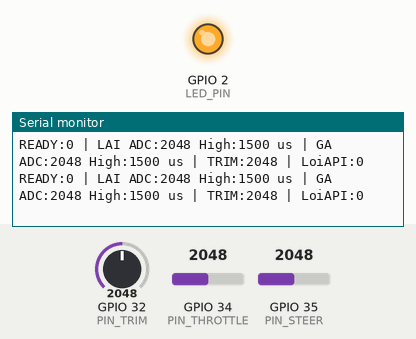
This sketch was run on a simulated ESP32. Shown: output pins drawn as LEDs (lit = HIGH), the last lines printed to the serial monitor. Inputs (shaded band) come from the test bench; at power-on: GPIO 32 (PIN_TRIM) = 2048, GPIO 35 (PIN_STEER) = 2048, GPIO 34 (PIN_THROTTLE) = 2048 (analog values on the 0–4095 scale).

Above: at 4.7 s.
4.8 s: GPIO 32 (PIN_TRIM) set to 1071
At 4.82 s:
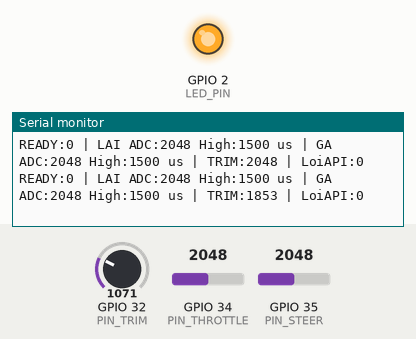
6.3 s: GPIO 32 (PIN_TRIM) set to 954
At 6.42 s:
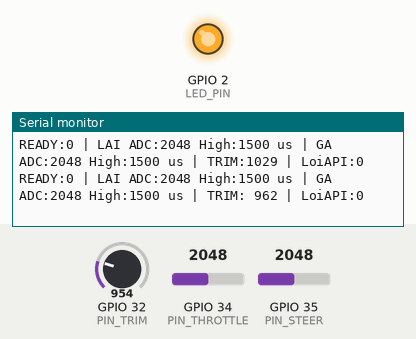
11.0 s: GPIO 35 (PIN_STEER) set to 1055
At 11.12 s:
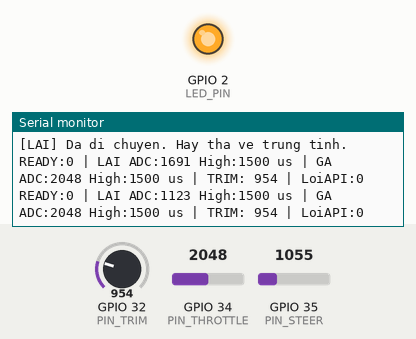
12.5 s: GPIO 35 (PIN_STEER) set to 963
At 12.62 s:
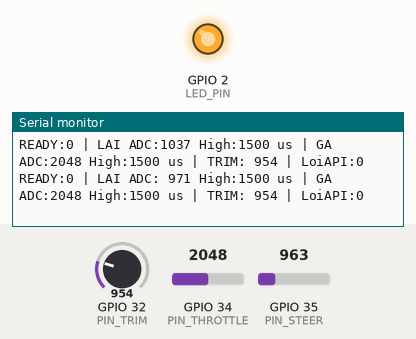
Timing chart, 0 to 15.2 s (numbered marks = the images above; inputs shaded):
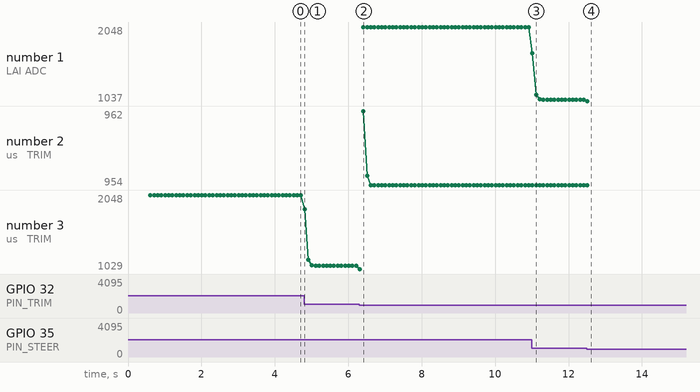

The sketch:

TXTest.ino
```cpp
#include <Arduino.h>
#include <WiFi.h>
#include <esp_now.h>
#include <esp_wifi.h>
#include <math.h>
#include <string.h>

// ================= PHAN CUNG =================
const uint8_t PIN_STEER = 35;
const uint8_t PIN_THROTTLE = 34;
const uint8_t PIN_TRIM = 32;

const uint8_t LED_PIN = 2;
const uint8_t LED_ON_LEVEL = HIGH;

// ================= ESP-NOW ===================
const uint8_t WIFI_CHANNEL = 1;

const uint8_t BROADCAST_MAC[6] = {
  0xFF, 0xFF, 0xFF, 0xFF, 0xFF, 0xFF
};

const uint32_t PACKET_MAGIC = 0x52435431;
const uint8_t PACKET_VERSION = 1;

// PHAI GIONG HET BEN RX.
struct ControlPacket {
  uint32_t magic;
  uint32_t packetId;

  uint8_t version;
  uint8_t ready;
  uint8_t steerState;
  uint8_t throttleState;

  uint16_t steerRaw;
  uint16_t throttleRaw;
  uint16_t trimRaw;

  uint16_t steerFiltered;
  uint16_t throttleFiltered;
  uint16_t trimFiltered;

  uint16_t steerCenter;
  uint16_t throttleCenter;

  uint16_t steerPulseUs;
  uint16_t throttlePulseUs;
};

static_assert(sizeof(ControlPacket) == 32,
              "Sai kich thuoc goi tin");

// ================= THOI GIAN =================
const uint32_t SAMPLE_MS = 10;
const uint32_t SEND_MS = 20;
const uint32_t PRINT_MS = 100;

const float ALPHA = 0.2f;
const int CALIB_SAMPLES = 200;

// ================= HIEU CHUAN ================
const int STEER = 0;
const int THROTTLE = 1;
const int CHANNEL_COUNT = 2;

const uint8_t ADC_PINS[CHANNEL_COUNT] = {
  PIN_STEER, PIN_THROTTLE
};

const char *CHANNEL_NAMES[CHANNEL_COUNT] = {
  "LAI", "GA"
};

// Tam so bo ban da do, dung de nhan biet tha co/lai.
const int EXPECTED_CENTER[CHANNEL_COUNT] = {
  1825, 2070
};

const int MOVE_THRESHOLD[CHANNEL_COUNT] = {
  250, 250
};

const int RETURN_WINDOW[CHANNEL_COUNT] = {
  120, 100
};

const int MAX_SPREAD[CHANNEL_COUNT] = {
  100, 60
};

const int DEADBAND[CHANNEL_COUNT] = {
  50, 20
};

// ================= GIOI HAN ADC / XUNG ========
const int STEER_RIGHT_ADC = 0;
const int STEER_LEFT_ADC = 4095;
const int THROTTLE_FULL_ADC = 0;

const float NEUTRAL_US = 1500.0f;
const float STEER_RIGHT_US = 1000.0f;
const float STEER_LEFT_US = 2000.0f;
const float THROTTLE_FULL_US = 2000.0f;

// ================= TRANG THAI =================
enum CalibState {
  WAIT_MOVE = 0,
  WAIT_RETURN = 1,
  MEASURE_CENTER = 2,
  READY = 3
};

CalibState state[CHANNEL_COUNT] = {
  WAIT_MOVE, WAIT_MOVE
};

int rawADC[CHANNEL_COUNT] = {0, 0};
int centerADC[CHANNEL_COUNT] = {1825, 2070};
float filteredADC[CHANNEL_COUNT] = {1825, 2070};

uint32_t sampleSum[CHANNEL_COUNT] = {0, 0};
int sampleCount[CHANNEL_COUNT] = {0, 0};
int sampleMin[CHANNEL_COUNT] = {4095, 4095};
int sampleMax[CHANNEL_COUNT] = {0, 0};

int trimRaw = 0;
float trimFiltered = 0;

bool allReady = false;
bool radioReady = false;

uint32_t packetId = 0;
uint32_t sendApiErrors = 0;

uint32_t lastSampleTime = 0;
uint32_t lastSendTime = 0;
uint32_t lastPrintTime = 0;

uint16_t steerPulseUs = 1500;
uint16_t throttlePulseUs = 1500;

// ================= HAM HO TRO =================
void setLed(bool on) {
  digitalWrite(
      LED_PIN,
      on ? LED_ON_LEVEL : !LED_ON_LEVEL);
}

void resetSamples(int channel) {
  sampleSum[channel] = 0;
  sampleCount[channel] = 0;
  sampleMin[channel] = 4095;
  sampleMax[channel] = 0;
}

bool nearNeutral(int channel, int value) {
  return abs(value - EXPECTED_CENTER[channel])
         <= RETURN_WINDOW[channel];
}

float mapClamped(float value,
                 float inputMin, float inputMax,
                 float outputMin, float outputMax) {
  if (inputMax <= inputMin) return NEUTRAL_US;

  if (value < inputMin) value = inputMin;
  if (value > inputMax) value = inputMax;

  return outputMin
       + (value - inputMin)
       * (outputMax - outputMin)
       / (inputMax - inputMin);
}

// ================= HIEU CHUAN TUNG KENH ========
void updateCalibration(int channel) {
  const int value = rawADC[channel];

  switch (state[channel]) {
    case WAIT_MOVE:
      if (abs(value - EXPECTED_CENTER[channel])
          >= MOVE_THRESHOLD[channel]) {
        state[channel] = WAIT_RETURN;

        Serial.printf(
            "[%s] Da di chuyen. Hay tha ve trung tinh.\n",
            CHANNEL_NAMES[channel]);
      }
      break;

    case WAIT_RETURN:
      if (nearNeutral(channel, value)) {
        resetSamples(channel);
        state[channel] = MEASURE_CENTER;

        Serial.printf(
            "[%s] Dang do tam, giu tha khoang 2 giay.\n",
            CHANNEL_NAMES[channel]);
      }
      break;

    case MEASURE_CENTER:
      if (!nearNeutral(channel, value)) {
        resetSamples(channel);
        state[channel] = WAIT_RETURN;
        break;
      }

      if (value < sampleMin[channel]) {
        sampleMin[channel] = value;
      }

      if (value > sampleMax[channel]) {
        sampleMax[channel] = value;
      }

      if (sampleMax[channel] - sampleMin[channel]
          > MAX_SPREAD[channel]) {
        resetSamples(channel);

        Serial.printf(
            "[%s] Chua on dinh, do lai.\n",
            CHANNEL_NAMES[channel]);
        break;
      }

      sampleSum[channel] += value;
      sampleCount[channel]++;

      if (sampleCount[channel] >= CALIB_SAMPLES) {
        centerADC[channel] =
            (sampleSum[channel] + sampleCount[channel] / 2)
            / sampleCount[channel];

        filteredADC[channel] = centerADC[channel];
        state[channel] = READY;

        Serial.printf(
            "[%s] XONG: Tam=%d, Min=%d, Max=%d\n",
            CHANNEL_NAMES[channel],
            centerADC[channel],
            sampleMin[channel],
            sampleMax[channel]);
      }
      break;

    case READY:
      // Tam duoc giu co dinh sau hieu chuan.
      break;
  }
}

// ================= TINH HIGH PULSE =============
void calculatePulses() {
  // Chua hieu chuan du ca hai -> chi gui trung tinh.
  steerPulseUs = 1500;
  throttlePulseUs = 1500;

  if (!allReady) return;

  // ----- LAI -----
  const float steerLow =
      centerADC[STEER] - DEADBAND[STEER];

  const float steerHigh =
      centerADC[STEER] + DEADBAND[STEER];

  float steerPulse = NEUTRAL_US;

  if (filteredADC[STEER] < steerLow) {
    // ADC giam -> phai.
    steerPulse = mapClamped(
        filteredADC[STEER],
        STEER_RIGHT_ADC, steerLow,
        STEER_RIGHT_US, NEUTRAL_US);
  } else if (filteredADC[STEER] > steerHigh) {
    // ADC tang -> trai.
    steerPulse = mapClamped(
        filteredADC[STEER],
        steerHigh, STEER_LEFT_ADC,
        NEUTRAL_US, STEER_LEFT_US);
  }

  // ----- GA -----
  const float forwardStart =
      centerADC[THROTTLE] - DEADBAND[THROTTLE];

  float throttlePulse = NEUTRAL_US;

  if (filteredADC[THROTTLE] < forwardStart) {
    // ADC 0 -> tien toi da.
    throttlePulse = mapClamped(
        filteredADC[THROTTLE],
        THROTTLE_FULL_ADC, forwardStart,
        THROTTLE_FULL_US, NEUTRAL_US);
  }

  // Phia thang giu 1500 us.
  steerPulseUs = static_cast<uint16_t>(lroundf(steerPulse));
  throttlePulseUs =
      static_cast<uint16_t>(lroundf(throttlePulse));
}

// ================= KHOI TAO ESP-NOW =============
bool initRadio() {
  WiFi.mode(WIFI_STA);
  WiFi.setSleep(false);

  if (esp_wifi_set_channel(
          WIFI_CHANNEL, WIFI_SECOND_CHAN_NONE) != ESP_OK) {
    Serial.println("LOI: Khong dat duoc kenh Wi-Fi.");
    return false;
  }

  if (esp_now_init() != ESP_OK) {
    Serial.println("LOI: Khong khoi tao duoc ESP-NOW.");
    return false;
  }

  esp_now_peer_info_t peer = {};
  memcpy(peer.peer_addr, BROADCAST_MAC, 6);

  peer.channel = WIFI_CHANNEL;
  peer.ifidx = WIFI_IF_STA;
  peer.encrypt = false;

  if (esp_now_add_peer(&peer) != ESP_OK) {
    Serial.println("LOI: Khong them duoc broadcast peer.");
    return false;
  }

  return true;
}

// ================= GUI DU LIEU ==================
void sendPacket() {
  ControlPacket packet = {};

  packet.magic = PACKET_MAGIC;
  packet.version = PACKET_VERSION;
  packet.packetId = ++packetId;

  packet.ready = allReady ? 1 : 0;
  packet.steerState = static_cast<uint8_t>(state[STEER]);
  packet.throttleState = static_cast<uint8_t>(state[THROTTLE]);

  packet.steerRaw = rawADC[STEER];
  packet.throttleRaw = rawADC[THROTTLE];
  packet.trimRaw = trimRaw;

  packet.steerFiltered =
      static_cast<uint16_t>(lroundf(filteredADC[STEER]));

  packet.throttleFiltered =
      static_cast<uint16_t>(lroundf(filteredADC[THROTTLE]));

  packet.trimFiltered =
      static_cast<uint16_t>(lroundf(trimFiltered));

  packet.steerCenter = centerADC[STEER];
  packet.throttleCenter = centerADC[THROTTLE];

  packet.steerPulseUs = steerPulseUs;
  packet.throttlePulseUs = throttlePulseUs;

  esp_err_t result = esp_now_send(
      BROADCAST_MAC,
      reinterpret_cast<const uint8_t *>(&packet),
      sizeof(packet));

  // Chi dem loi khi goi API gui.
  // ESP_OK khong co nghia RX chac chan da nhan.
  if (result != ESP_OK) {
    sendApiErrors++;
  }
}

// ================= SETUP ========================
void setup() {
  pinMode(LED_PIN, OUTPUT);
  setLed(true);

  Serial.begin(115200);

  pinMode(PIN_STEER, INPUT);
  pinMode(PIN_THROTTLE, INPUT);
  pinMode(PIN_TRIM, INPUT);

  analogReadResolution(12);
  analogSetPinAttenuation(PIN_STEER, ADC_11db);
  analogSetPinAttenuation(PIN_THROTTLE, ADC_11db);
  analogSetPinAttenuation(PIN_TRIM, ADC_11db);

  delay(500);

  for (int i = 0; i < CHANNEL_COUNT; i++) {
    rawADC[i] = analogRead(ADC_PINS[i]);
    filteredADC[i] = rawADC[i];
  }

  trimRaw = analogRead(PIN_TRIM);
  trimFiltered = trimRaw;

  radioReady = initRadio();

  if (!radioReady) {
    Serial.println("TX dung do loi radio. LED giu sang.");
    return;
  }

  Serial.println();
  Serial.println("===== TX LAI + GA + TRIM =====");
  Serial.print("MAC TX: ");
  Serial.println(WiFi.macAddress());
  Serial.println("Xoay lai roi tha ve giua.");
  Serial.println("Bop ga roi nha hoan toan.");
  Serial.println("Ca hai hieu chuan xong -> LED tat.");
  Serial.println("Trim chi doc/loc, chua cong vao lai.");

  lastSampleTime = millis();
  lastSendTime = millis();
  lastPrintTime = millis();
}

// ================= LOOP =========================
void loop() {
  if (!radioReady) {
    delay(100);
    return;
  }

  uint32_t now = millis();

  if (static_cast<uint32_t>(now - lastSampleTime)
      >= SAMPLE_MS) {
    lastSampleTime = now;

    for (int i = 0; i < CHANNEL_COUNT; i++) {
      rawADC[i] = analogRead(ADC_PINS[i]);

      filteredADC[i] +=
          ALPHA * (rawADC[i] - filteredADC[i]);

      updateCalibration(i);
    }

    trimRaw = analogRead(PIN_TRIM);
    trimFiltered += ALPHA * (trimRaw - trimFiltered);

    if (!allReady &&
        state[STEER] == READY &&
        state[THROTTLE] == READY) {
      allReady = true;
      setLed(false);

      Serial.println("HIEU CHUAN HOAN TAT - LED TAT.");
    }

    calculatePulses();
  }

  if (static_cast<uint32_t>(now - lastSendTime)
      >= SEND_MS) {
    lastSendTime = now;
    sendPacket();
  }

  if (static_cast<uint32_t>(now - lastPrintTime)
      >= PRINT_MS) {
    lastPrintTime = now;

    Serial.printf(
        "READY:%u | LAI ADC:%4d High:%u us | "
        "GA ADC:%4d High:%u us | TRIM:%4d | LoiAPI:%lu\n",

        static_cast<unsigned>(allReady),
        static_cast<int>(lroundf(filteredADC[STEER])),
        static_cast<unsigned>(steerPulseUs),

        static_cast<int>(lroundf(filteredADC[THROTTLE])),
        static_cast<unsigned>(throttlePulseUs),

        static_cast<int>(lroundf(trimFiltered)),
        static_cast<unsigned long>(sendApiErrors));
  }
}
```

Measured:
- the behaviour switches between 1000 and 999 on GPIO 32 (PIN_TRIM) (found by bisection; images 1 and 2)
- the behaviour switches between 1000 and 999 on GPIO 35 (PIN_STEER) (found by bisection; images 3 and 4)
- after the input at 4.8 s, the serial monitor: prints a new line at once (image 1)
- after the input at 6.3 s, the serial monitor: prints a new line at once (image 2)
- after the input at 11.0 s, the serial monitor: prints a new line at once (image 3)
- after the input at 12.5 s, the serial monitor: prints a new line at once (image 4)
- plotted number 1: 2048 → 1055 after the input at 11.0 s, 1055 → 1037 after the input at 12.5 s
- plotted number 3: 2048 → 1071 after the input at 4.8 s, 1071 → 1029 after the input at 6.3 s
